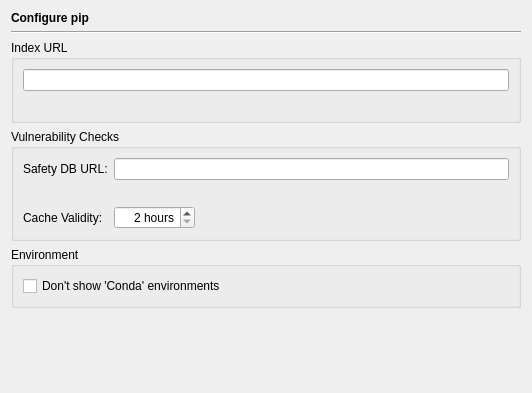
<?xml version="1.0" encoding="UTF-8"?>
<ui version="4.0">
 <class>PipPage</class>
 <widget class="QWidget" name="PipPage">
  <property name="geometry">
   <rect>
    <x>0</x>
    <y>0</y>
    <width>532</width>
    <height>393</height>
   </rect>
  </property>
  <layout class="QVBoxLayout" name="verticalLayout_3">
   <item>
    <widget class="QLabel" name="headerLabel">
     <property name="text">
      <string>&lt;b&gt;Configure pip&lt;/b&gt;</string>
     </property>
    </widget>
   </item>
   <item>
    <widget class="Line" name="line9_3">
     <property name="frameShape">
      <enum>QFrame::HLine</enum>
     </property>
     <property name="frameShadow">
      <enum>QFrame::Sunken</enum>
     </property>
     <property name="orientation">
      <enum>Qt::Horizontal</enum>
     </property>
    </widget>
   </item>
   <item>
    <widget class="QGroupBox" name="groupBox_2">
     <property name="title">
      <string>Index URL</string>
     </property>
     <layout class="QVBoxLayout" name="verticalLayout">
      <item>
       <widget class="QLineEdit" name="indexEdit">
        <property name="toolTip">
         <string>Enter the URL of the package index or leave empty to use the default</string>
        </property>
        <property name="clearButtonEnabled">
         <bool>true</bool>
        </property>
       </widget>
      </item>
      <item>
       <widget class="QLabel" name="indexLabel">
        <property name="text">
         <string/>
        </property>
        <property name="wordWrap">
         <bool>true</bool>
        </property>
        <property name="openExternalLinks">
         <bool>true</bool>
        </property>
       </widget>
      </item>
     </layout>
    </widget>
   </item>
   <item>
    <widget class="QGroupBox" name="groupBox_3">
     <property name="title">
      <string>Vulnerability Checks</string>
     </property>
     <layout class="QGridLayout" name="gridLayout">
      <item row="0" column="0">
       <widget class="QLabel" name="label">
        <property name="text">
         <string>Safety DB URL:</string>
        </property>
       </widget>
      </item>
      <item row="0" column="1" colspan="2">
       <widget class="QLineEdit" name="safetyDbMirrorEdit">
        <property name="toolTip">
         <string>Enter the base URL for the Safety DB mirror to be used</string>
        </property>
        <property name="clearButtonEnabled">
         <bool>true</bool>
        </property>
       </widget>
      </item>
      <item row="1" column="0" colspan="3">
       <widget class="QLabel" name="safetyDbMirrorLabel">
        <property name="wordWrap">
         <bool>true</bool>
        </property>
        <property name="openExternalLinks">
         <bool>true</bool>
        </property>
       </widget>
      </item>
      <item row="2" column="0">
       <widget class="QLabel" name="label_2">
        <property name="text">
         <string>Cache Validity:</string>
        </property>
       </widget>
      </item>
      <item row="2" column="1">
       <widget class="QSpinBox" name="validitySpinBox">
        <property name="toolTip">
         <string>Enter the Safety DB cache validity time in hours (2 hours up to 7 days)</string>
        </property>
        <property name="alignment">
         <set>Qt::AlignRight|Qt::AlignTrailing|Qt::AlignVCenter</set>
        </property>
        <property name="suffix">
         <string> hours</string>
        </property>
        <property name="minimum">
         <number>2</number>
        </property>
        <property name="maximum">
         <number>168</number>
        </property>
       </widget>
      </item>
      <item row="2" column="2">
       <spacer name="horizontalSpacer">
        <property name="orientation">
         <enum>Qt::Horizontal</enum>
        </property>
        <property name="sizeHint" stdset="0">
         <size>
          <width>330</width>
          <height>20</height>
         </size>
        </property>
       </spacer>
      </item>
     </layout>
    </widget>
   </item>
   <item>
    <widget class="QGroupBox" name="groupBox">
     <property name="title">
      <string>Environment</string>
     </property>
     <layout class="QVBoxLayout" name="verticalLayout_2">
      <item>
       <widget class="QCheckBox" name="noCondaCheckBox">
        <property name="toolTip">
         <string>Select to exclude conda managed environments</string>
        </property>
        <property name="text">
         <string>Don't show 'Conda' environments</string>
        </property>
       </widget>
      </item>
     </layout>
    </widget>
   </item>
   <item>
    <spacer name="verticalSpacer">
     <property name="orientation">
      <enum>Qt::Vertical</enum>
     </property>
     <property name="sizeHint" stdset="0">
      <size>
       <width>20</width>
       <height>234</height>
      </size>
     </property>
    </spacer>
   </item>
  </layout>
 </widget>
 <tabstops>
  <tabstop>indexEdit</tabstop>
  <tabstop>safetyDbMirrorEdit</tabstop>
  <tabstop>validitySpinBox</tabstop>
  <tabstop>noCondaCheckBox</tabstop>
 </tabstops>
 <resources/>
 <connections/>
</ui>
